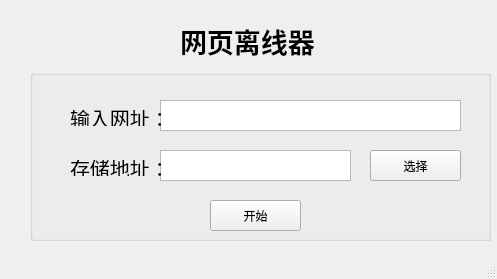
<?xml version="1.0" encoding="UTF-8"?>
<ui version="4.0">
 <class>MainWindow</class>
 <widget class="QMainWindow" name="MainWindow">
  <property name="geometry">
   <rect>
    <x>0</x>
    <y>0</y>
    <width>497</width>
    <height>279</height>
   </rect>
  </property>
  <property name="windowTitle">
   <string>MainWindow</string>
  </property>
  <widget class="QWidget" name="centralwidget">
   <widget class="QWidget" name="verticalLayoutWidget">
    <property name="geometry">
     <rect>
      <x>180</x>
      <y>10</y>
      <width>151</width>
      <height>61</height>
     </rect>
    </property>
    <layout class="QVBoxLayout" name="verticalLayout">
     <item>
      <widget class="QLabel" name="label">
       <property name="baseSize">
        <size>
         <width>20</width>
         <height>28</height>
        </size>
       </property>
       <property name="font">
        <font>
         <family>Adobe 宋体 Std L</family>
         <pointsize>20</pointsize>
         <weight>75</weight>
         <bold>true</bold>
        </font>
       </property>
       <property name="acceptDrops">
        <bool>false</bool>
       </property>
       <property name="layoutDirection">
        <enum>Qt::LeftToRight</enum>
       </property>
       <property name="styleSheet">
        <string notr="true"/>
       </property>
       <property name="text">
        <string>网页离线器</string>
       </property>
       <property name="textFormat">
        <enum>Qt::PlainText</enum>
       </property>
      </widget>
     </item>
    </layout>
   </widget>
   <widget class="QGroupBox" name="groupBox">
    <property name="geometry">
     <rect>
      <x>30</x>
      <y>70</y>
      <width>461</width>
      <height>171</height>
     </rect>
    </property>
    <property name="title">
     <string/>
    </property>
    <widget class="QTextEdit" name="textEdit">
     <property name="geometry">
      <rect>
       <x>130</x>
       <y>30</y>
       <width>301</width>
       <height>31</height>
      </rect>
     </property>
    </widget>
    <widget class="QLabel" name="label_2">
     <property name="geometry">
      <rect>
       <x>40</x>
       <y>40</y>
       <width>91</width>
       <height>16</height>
      </rect>
     </property>
     <property name="font">
      <font>
       <pointsize>15</pointsize>
      </font>
     </property>
     <property name="text">
      <string>输入网址：</string>
     </property>
    </widget>
    <widget class="QTextEdit" name="textEdit_2">
     <property name="geometry">
      <rect>
       <x>130</x>
       <y>80</y>
       <width>191</width>
       <height>31</height>
      </rect>
     </property>
     <property name="autoFillBackground">
      <bool>false</bool>
     </property>
     <property name="readOnly">
      <bool>true</bool>
     </property>
    </widget>
    <widget class="QPushButton" name="btn_select">
     <property name="geometry">
      <rect>
       <x>340</x>
       <y>80</y>
       <width>91</width>
       <height>31</height>
      </rect>
     </property>
     <property name="text">
      <string>选择</string>
     </property>
    </widget>
    <widget class="QLabel" name="label_4">
     <property name="geometry">
      <rect>
       <x>40</x>
       <y>90</y>
       <width>91</width>
       <height>16</height>
      </rect>
     </property>
     <property name="font">
      <font>
       <pointsize>15</pointsize>
      </font>
     </property>
     <property name="text">
      <string>存储地址：</string>
     </property>
    </widget>
    <widget class="QPushButton" name="start">
     <property name="geometry">
      <rect>
       <x>180</x>
       <y>130</y>
       <width>91</width>
       <height>31</height>
      </rect>
     </property>
     <property name="text">
      <string>开始</string>
     </property>
    </widget>
   </widget>
  </widget>
  <widget class="QMenuBar" name="menubar">
   <property name="geometry">
    <rect>
     <x>0</x>
     <y>0</y>
     <width>497</width>
     <height>23</height>
    </rect>
   </property>
  </widget>
  <widget class="QStatusBar" name="statusbar"/>
 </widget>
 <resources/>
 <connections/>
</ui>
